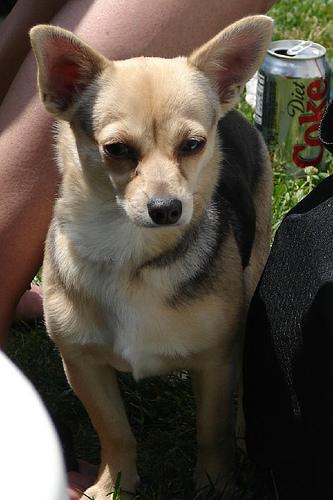
#> input picture sample data/n02085620-Chihuahua/n02085620_10074.jpg, 333 x 500 px, given in place of the camera
$ jupyter execute 'edge camera (1).ipynb'
#> lines starting #> are read from the running program, lines starting #| are printed output that depends on the picture; after the words box and inside, x2 and y2 are one past the last pixel; in counts of white or black regions, pixels touching at a corner belong together; pictures that were not available may be replaced by others from this repository, and a replacement may not be noted
[cell 1]
import cv2

[cell 2]
import cv2

cap = cv2.VideoCapture(0)

print(cap.isOpened())

cap.release()

[cell 3]
import cv2

cap = cv2.VideoCapture(0)

while True:
    ret, frame = cap.read()
#> frame is the input picture: shape (500, 333, 3); mean B, G, R 67.9, 79.4, 89

    if not ret:
        print("Failed to grab frame")
        break

    cv2.imshow("Laptop Camera", frame)

    if cv2.waitKey(1) & 0xFF == ord('q'):
#> (key q is pressed here)
        break

cap.release()
cv2.destroyAllWindows()

[cell 4]
#Dispaly video proprerties

[cell 5]
import cv2

cap = cv2.VideoCapture("sample.mp4")

total_frames = int(cap.get(cv2.CAP_PROP_FRAME_COUNT))
fps = cap.get(cv2.CAP_PROP_FPS)
width = int(cap.get(cv2.CAP_PROP_FRAME_WIDTH))
height = int(cap.get(cv2.CAP_PROP_FRAME_HEIGHT))

print("Total Frames:", total_frames)
print("FPS:", fps)
print("Width:", width)
print("Height:", height)

cap.release()

[cell 6]
import cv2

# open video
cap = cv2.VideoCapture("sample.mp4")

# read first frame
ret, frame = cap.read()

if ret:

    # print pixel values of the frame
    print("Pixel values of original frame:")
    print(frame)
#> (printed output is left out)

    # convert to grayscale
    gray = cv2.cvtColor(frame, cv2.COLOR_BGR2GRAY)
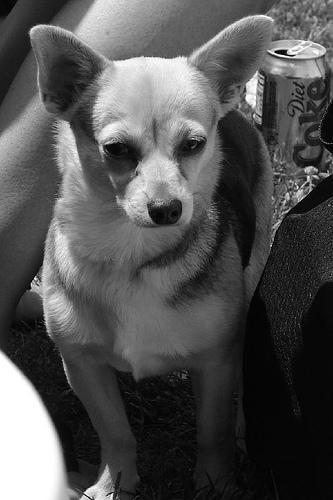
#> gray: shape (500, 333); min 0, max 255, mean 80.9

    # print grayscale pixel values
    print("Pixel values of grayscale frame:")
    print(gray)
#> (printed output is left out)

    # display images
    cv2.imshow("Original Frame", frame)
    cv2.imshow("Grayscale Frame", gray)

    cv2.waitKey(0)

cap.release()
cv2.destroyAllWindows()

[cell 7]
#SHAPE DRAWING

[cell 8]
import cv2

# Open webcam
cap = cv2.VideoCapture(0)

while True:
    ret, frame = cap.read()

    if not ret:
        print("Failed to capture frame")
        break

    # Draw rectangle
    cv2.rectangle(frame, (100, 100), (300, 300), (0, 255, 0), 3)

    # Draw circle
    cv2.circle(frame, (200, 200), 50, (255, 0, 0), 3)

    # Add text
    cv2.putText(frame, "OpenCV Practice",
                (50, 50),
                cv2.FONT_HERSHEY_SIMPLEX,
                1,
                (0, 0, 255),
                2)
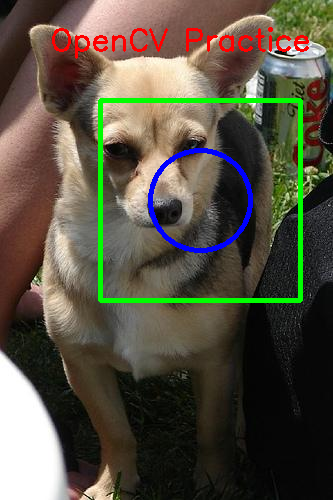
#> frame: shape (500, 333, 3); mean B, G, R 66.8, 81.3, 87.1

    # Show video
    cv2.imshow("Shapes", frame)

    # Press q to quit
    if cv2.waitKey(1) & 0xFF == ord('q'):
#> (key q is pressed here)
        break

# Release camera and close windows
cap.release()
cv2.destroyAllWindows()

[cell 9]
#CANNY EDGE DETECTION

[cell 10]
import cv2

cap = cv2.VideoCapture(0)

while True:
    ret, frame = cap.read()

    if not ret:
        break

    edges = cv2.Canny(frame, 100, 200)
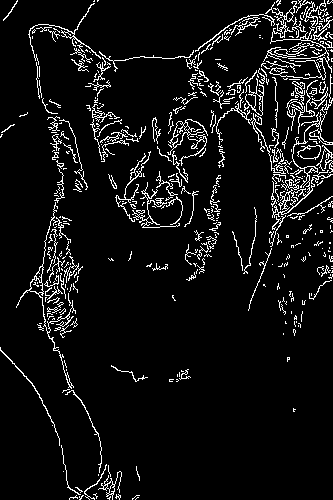
#> edges: shape (500, 333); 7% white in thin lines or dots

    cv2.imshow("Edges", edges)

    if cv2.waitKey(1) == ord('q'):
#> (key q is pressed here)
        break

cap.release()
cv2.destroyAllWindows()

[cell 11]
#NEGATIVE IMAGE

[cell 12]
import cv2
import numpy as np

cap = cv2.VideoCapture(0)

while True:

    ret, frame = cap.read()
    if not ret:
        break

    # increase brightness and contrast
    alpha = 1.6
    beta = 30
    bright = cv2.convertScaleAbs(frame, alpha=alpha, beta=beta)
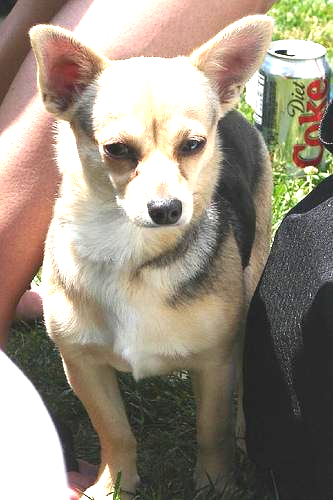
#> bright: shape (500, 333, 3); mean B, G, R 126.3, 140.9, 151.3

    # sharpening kernel
    kernel = np.array([[0,-1,0],
                       [-1,5,-1],
                       [0,-1,0]])

    sharp = cv2.filter2D(bright, -1, kernel)
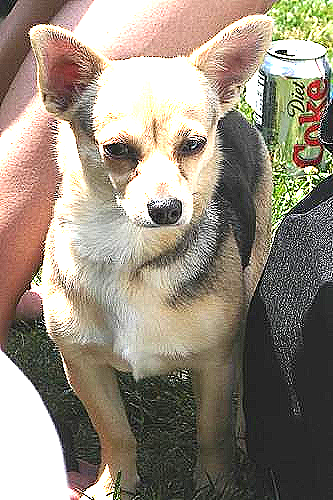
#> sharp: shape (500, 333, 3); mean B, G, R 125.2, 139.3, 149.9

    # negative image
    negative = 255 - sharp
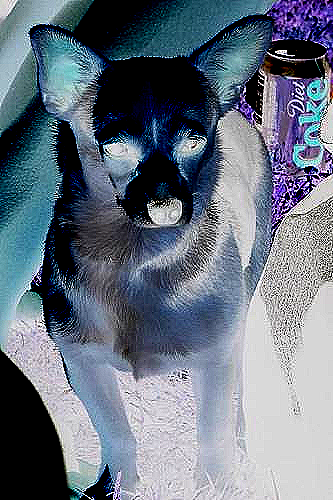
#> negative: shape (500, 333, 3); mean B, G, R 129.8, 115.7, 105.1

    # display
    cv2.imshow("Clear Video", sharp)
    cv2.imshow("Negative Video", negative)

    # press q to quit
    if cv2.waitKey(1) == ord('q'):
#> (key q is pressed here)
        break

cap.release()
cv2.destroyAllWindows()

[cell 13]
#MOTION DETECTION

[cell 14]
import cv2

cap = cv2.VideoCapture(0)

ret, frame1 = cap.read()
ret, frame2 = cap.read()

while True:

    diff = cv2.absdiff(frame1, frame2)
#> diff: shape (500, 333, 3); every value is 0
    gray = cv2.cvtColor(diff, cv2.COLOR_BGR2GRAY)
#> gray: shape (500, 333); every value is 0

    blur = cv2.GaussianBlur(gray, (5,5), 0)

    _, thresh = cv2.threshold(blur, 20, 255, cv2.THRESH_BINARY)

    cv2.imshow("Motion", thresh)

    frame1 = frame2
    ret, frame2 = cap.read()

    if cv2.waitKey(1) == ord('q'):
#> (key q is pressed here)
        break

cap.release()
cv2.destroyAllWindows()

$ run again, on sample data/n02085620-Chihuahua/n02085620_10131.jpg
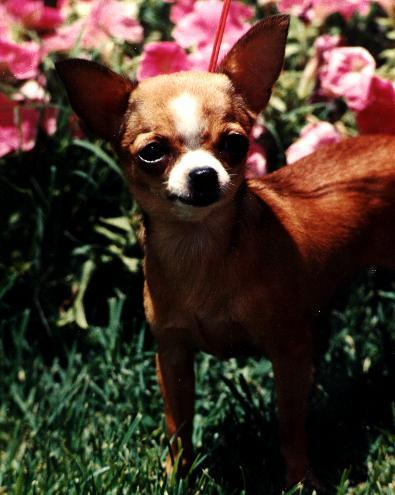
#> input picture sample data/n02085620-Chihuahua/n02085620_10131.jpg, 395 x 495 px, given in place of the camera
#> frame is the input picture: shape (495, 395, 3); mean B, G, R 42.4, 53.7, 71.8
#> (printed output is left out)
#> (printed output is left out)
#> `edges = cv2.Canny(frame, 100, 200)`:
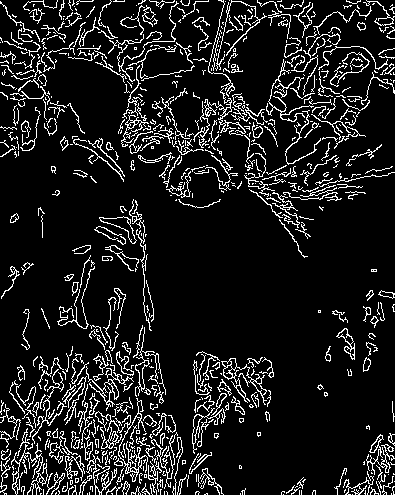
#> edges: shape (495, 395); 11.3% white in thin lines or dots
#> `negative = 255 - sharp`:
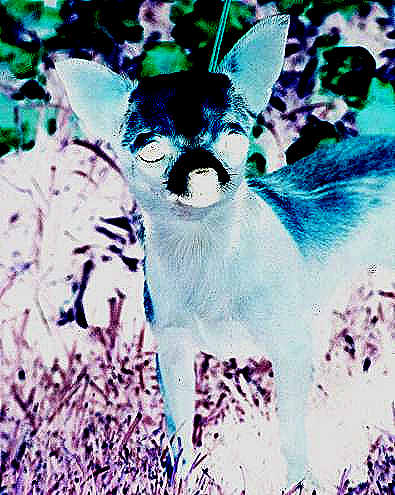
#> negative: shape (495, 395, 3); mean B, G, R 165.2, 150.8, 135.5
#> diff: shape (495, 395, 3); every value is 0

$ run again, on sample data/n02085620-Chihuahua/n02085620_10621.jpg
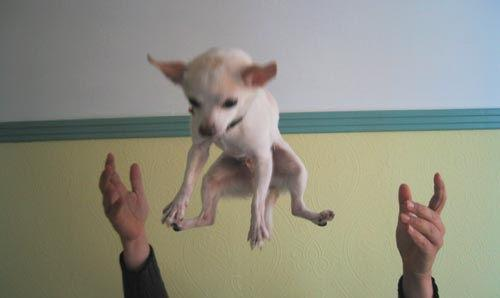
#> input picture sample data/n02085620-Chihuahua/n02085620_10621.jpg, 500 x 298 px, given in place of the camera
#> frame is the input picture: shape (298, 500, 3); mean B, G, R 129, 142.1, 142.8
#> (printed output is left out)
#> (printed output is left out)
#> `edges = cv2.Canny(frame, 100, 200)`:
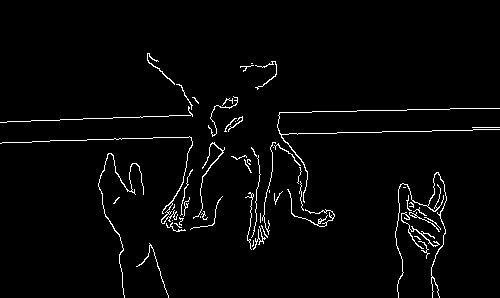
#> edges: shape (298, 500); 2.6% white in thin lines or dots, all inside (x1, y1, x2, y2) = (0, 53, 500, 298)
#> `negative = 255 - sharp`:
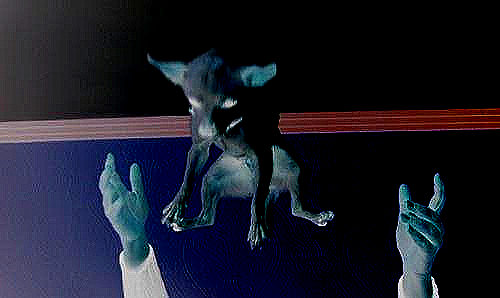
#> negative: shape (298, 500, 3); mean B, G, R 40, 27.2, 25.4
#> diff: shape (298, 500, 3); every value is 0

$ run again, on sample data/n02085620-Chihuahua/n02085620_10976.jpg
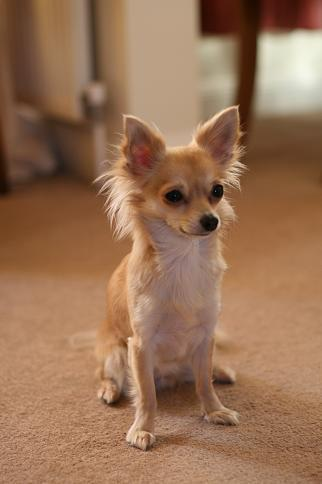
#> input picture sample data/n02085620-Chihuahua/n02085620_10976.jpg, 322 x 484 px, given in place of the camera
#> frame is the input picture: shape (484, 322, 3); mean B, G, R 85.3, 113.6, 152.3
#> (printed output is left out)
#> (printed output is left out)
#> `edges = cv2.Canny(frame, 100, 200)`:
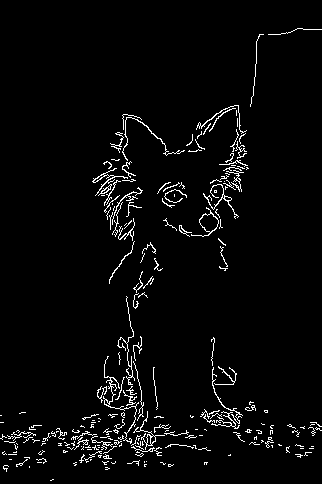
#> edges: shape (484, 322); 3.4% white in thin lines or dots
#> `negative = 255 - sharp`:
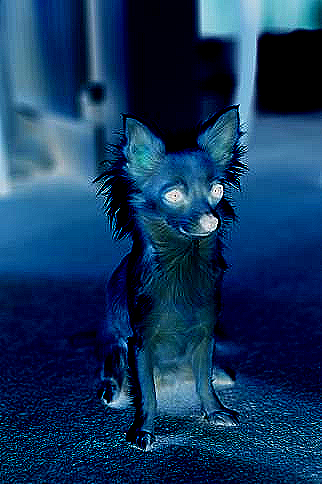
#> negative: shape (484, 322, 3); mean B, G, R 92.6, 53.9, 18.6
#> diff: shape (484, 322, 3); every value is 0
